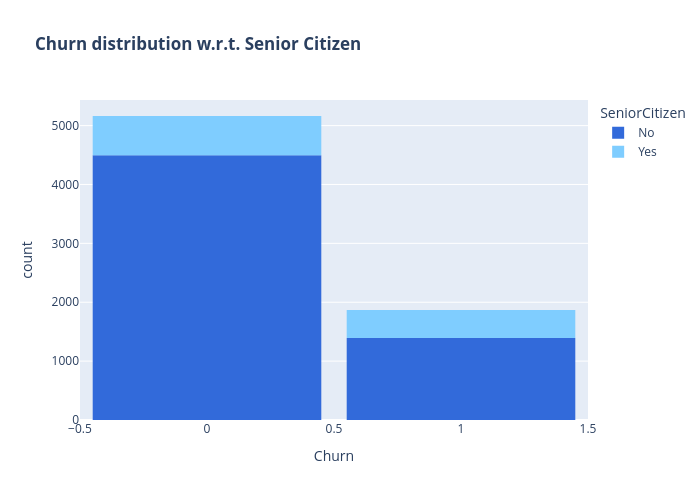

Notebook code for this chart:
### Markdown cell above
* On the above visual, a conclusion can be obtained such that customers without dependents and customers who have partners are more likely to churn while senior citizens being the most of churn.
---
<span style="font-family:serif; font-size:23px;"> Churn Distribution w.r.t Senior Citizens </span>

### Code cell
color_map = {"Yes": '#7fcdff', "No": '#326ada'}
fig = px.histogram(df, x="Churn", color="SeniorCitizen", title="<b>Churn distribution w.r.t. Senior Citizen</b>", color_discrete_map=color_map)
fig.update_layout(width=700, height=500, bargap=0.1)
fig.show()

### Figure 1 — Plotly figure (JSON) as saved in the notebook; plotly's stock layout.template omitted (floating-point values rounded to 4 significant figures; data arrays with more than 128 entries replaced by an {"elided": "..."} marker saying what was removed)
{"data": [{"bingroup": "x", "hovertemplate": "SeniorCitizen=No<br>Churn=%{x}<br>count=%{y}<extra></extra>", "legendgroup": "No", "marker": {"color": "#326ada", "pattern": {"shape": ""}}, "name": "No", "orientation": "v", "showlegend": true, "type": "histogram", "x": {"elided": "5890 int values"}, "xaxis": "x", "yaxis": "y"}, {"bingroup": "x", "hovertemplate": "SeniorCitizen=Yes<br>Churn=%{x}<br>count=%{y}<extra></extra>", "legendgroup": "Yes", "marker": {"color": "#7fcdff", "pattern": {"shape": ""}}, "name": "Yes", "orientation": "v", "showlegend": true, "type": "histogram", "x": {"elided": "1142 int values"}, "xaxis": "x", "yaxis": "y"}], "layout": {"bargap": 0.1, "barmode": "relative", "height": 500, "legend": {"title": {"text": "SeniorCitizen"}, "tracegroupgap": 0}, "title": {"text": "<b>Churn distribution w.r.t. Senior Citizen</b>"}, "width": 700, "xaxis": {"anchor": "y", "domain": [0, 1], "title": {"text": "Churn"}}, "yaxis": {"anchor": "x", "domain": [0, 1], "title": {"text": "count"}}}}
